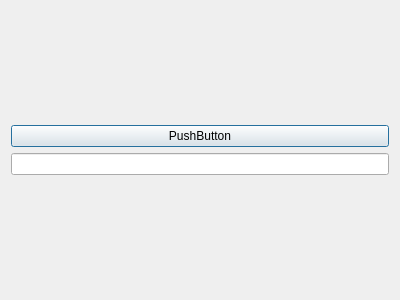
<?xml version="1.0" encoding="UTF-8"?>
<ui version="4.0">
 <class>Dialog</class>
 <widget class="QDialog" name="Dialog">
  <property name="geometry">
   <rect>
    <x>0</x>
    <y>0</y>
    <width>400</width>
    <height>300</height>
   </rect>
  </property>
  <property name="windowTitle">
   <string>Dialog</string>
  </property>
  <layout class="QGridLayout" name="gridLayout">
   <item row="0" column="0">
    <layout class="QVBoxLayout" name="verticalLayout">
     <item>
      <widget class="QPushButton" name="pushButton">
       <property name="text">
        <string>PushButton</string>
       </property>
      </widget>
     </item>
     <item>
      <widget class="QLineEdit" name="lineEdit"/>
     </item>
    </layout>
   </item>
  </layout>
 </widget>
 <resources/>
 <connections/>
</ui>
